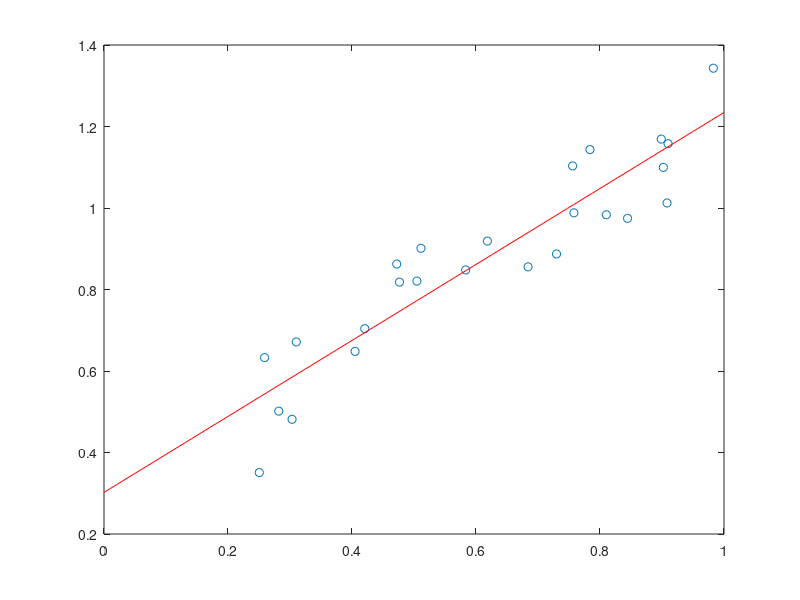

MATLAB code to generate this figure:
rng('default'); %random number generator
x=rand(1,25);
y= x+0.25+0.15*(2*rand(1,25)-1);

n=length(x);

A=[n,sum(x); sum(x), sum(x.^2)];
b=[sum(y); sum(x.*y)];
    
%A=zeros(2); %2x2행렬
%b=zeros(2,1);
for i=1:n
    A(1,1)=A(1,1)+1;
    A(1,2)=A(1,2)+x(i);
    A(2,2)=A(2,2)+x(i)^2;
    b(1)=b(1)+y(i);
    b(2)=b(2)+x(i)*y(i);
end
%A(1,1)=n;
%A(1,2)=sum(x);
%A(2,2)=sum(x.^2);
%b(1)=sum(y); b(2)=sum(x.*y);

aa=A\b; a0=aa(1); a1=aa(2);

A(2,1)=A(1,2);
D=A(1,1)*A(2,2)-A(1,2)*A(2,1);
a0=(A(2,2)*b(1)-b(2)*A(2,1))/D;
a1=(A(1,1)*b(2)-b(1)*A(1,2))/D;
t=linspace(0,1);
plot(x,y,'o',t,a0+a1*t,'r-');

